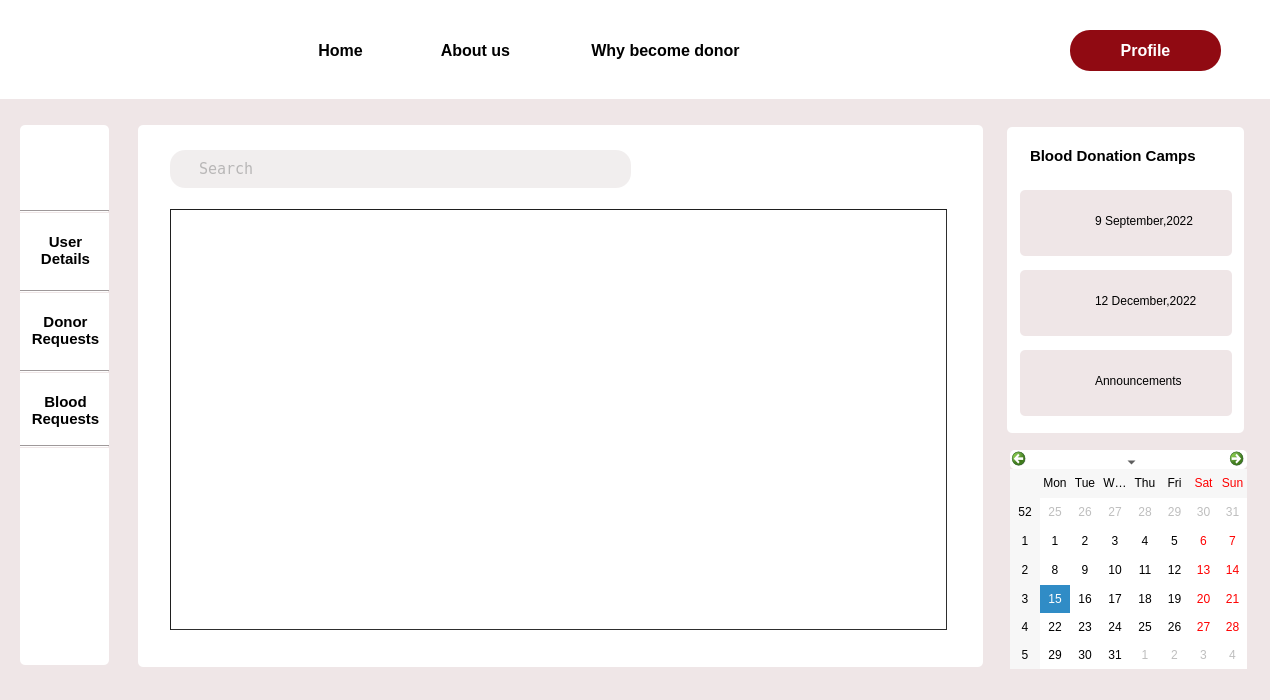
<?xml version="1.0" encoding="UTF-8"?>
<ui version="4.0">
 <class>user_details</class>
 <widget class="QDialog" name="user_details">
  <property name="geometry">
   <rect>
    <x>0</x>
    <y>0</y>
    <width>1270</width>
    <height>700</height>
   </rect>
  </property>
  <property name="windowTitle">
   <string>Dialog</string>
  </property>
  <property name="styleSheet">
   <string notr="true">background-color:#EFE6E7</string>
  </property>
  <widget class="Line" name="line_2">
   <property name="geometry">
    <rect>
     <x>20</x>
     <y>290</y>
     <width>89</width>
     <height>3</height>
    </rect>
   </property>
   <property name="orientation">
    <enum>Qt::Horizontal</enum>
   </property>
  </widget>
  <widget class="QPushButton" name="home">
   <property name="geometry">
    <rect>
     <x>290</x>
     <y>30</y>
     <width>101</width>
     <height>41</height>
    </rect>
   </property>
   <property name="font">
    <font>
     <pointsize>12</pointsize>
     <bold>true</bold>
    </font>
   </property>
   <property name="cursor">
    <cursorShape>PointingHandCursor</cursorShape>
   </property>
   <property name="styleSheet">
    <string notr="true">#home
{
 background-color:rgb(255, 255, 255);
border-radius:0.5px;
}


#home::hover{border-bottom :3px solid rgb(144, 10, 18);
color: rgb(144, 10, 18);}</string>
   </property>
   <property name="text">
    <string>Home</string>
   </property>
  </widget>
  <widget class="Line" name="line_4">
   <property name="geometry">
    <rect>
     <x>20</x>
     <y>445</y>
     <width>89</width>
     <height>3</height>
    </rect>
   </property>
   <property name="orientation">
    <enum>Qt::Horizontal</enum>
   </property>
  </widget>
  <widget class="QLabel" name="label_32">
   <property name="geometry">
    <rect>
     <x>1095</x>
     <y>360</y>
     <width>131</width>
     <height>41</height>
    </rect>
   </property>
   <property name="cursor">
    <cursorShape>PointingHandCursor</cursorShape>
   </property>
   <property name="styleSheet">
    <string notr="true">label_32::hover{
	color: rgb(144, 10, 18);}</string>
   </property>
   <property name="text">
    <string>Announcements</string>
   </property>
  </widget>
  <widget class="QLabel" name="label_29">
   <property name="geometry">
    <rect>
     <x>1030</x>
     <y>360</y>
     <width>51</width>
     <height>41</height>
    </rect>
   </property>
   <property name="cursor">
    <cursorShape>PointingHandCursor</cursorShape>
   </property>
   <property name="styleSheet">
    <string notr="true">border-image: url(:/img/Images/announcement.png);</string>
   </property>
   <property name="text">
    <string/>
   </property>
  </widget>
  <widget class="QCalendarWidget" name="calendarWidget">
   <property name="geometry">
    <rect>
     <x>1010</x>
     <y>450</y>
     <width>237</width>
     <height>219</height>
    </rect>
   </property>
   <property name="cursor">
    <cursorShape>PointingHandCursor</cursorShape>
   </property>
   <property name="styleSheet">
    <string notr="true">background-color: rgb(255, 255, 255);
border-radius:5px;</string>
   </property>
  </widget>
  <widget class="QLabel" name="label_31">
   <property name="geometry">
    <rect>
     <x>1095</x>
     <y>280</y>
     <width>131</width>
     <height>41</height>
    </rect>
   </property>
   <property name="cursor">
    <cursorShape>PointingHandCursor</cursorShape>
   </property>
   <property name="styleSheet">
    <string notr="true">label_31::hover{
	color: rgb(144, 10, 18);}
</string>
   </property>
   <property name="text">
    <string>12 December,2022</string>
   </property>
  </widget>
  <widget class="QLabel" name="label_28">
   <property name="geometry">
    <rect>
     <x>1030</x>
     <y>280</y>
     <width>52</width>
     <height>52</height>
    </rect>
   </property>
   <property name="cursor">
    <cursorShape>PointingHandCursor</cursorShape>
   </property>
   <property name="styleSheet">
    <string notr="true">background-image: url(:/img/Images/blood.png);</string>
   </property>
   <property name="text">
    <string/>
   </property>
  </widget>
  <widget class="Line" name="line">
   <property name="geometry">
    <rect>
     <x>20</x>
     <y>210</y>
     <width>89</width>
     <height>3</height>
    </rect>
   </property>
   <property name="orientation">
    <enum>Qt::Horizontal</enum>
   </property>
  </widget>
  <widget class="QLabel" name="label_25">
   <property name="geometry">
    <rect>
     <x>1020</x>
     <y>350</y>
     <width>212</width>
     <height>66</height>
    </rect>
   </property>
   <property name="cursor">
    <cursorShape>PointingHandCursor</cursorShape>
   </property>
   <property name="styleSheet">
    <string notr="true">border-radius:5px;</string>
   </property>
   <property name="text">
    <string/>
   </property>
  </widget>
  <widget class="QLabel" name="label_2">
   <property name="geometry">
    <rect>
     <x>20</x>
     <y>125</y>
     <width>89</width>
     <height>540</height>
    </rect>
   </property>
   <property name="styleSheet">
    <string notr="true">background-color: rgb(255, 255, 255);
border-radius:5px;</string>
   </property>
   <property name="text">
    <string/>
   </property>
  </widget>
  <widget class="QLabel" name="label_7">
   <property name="geometry">
    <rect>
     <x>20</x>
     <y>0</y>
     <width>81</width>
     <height>91</height>
    </rect>
   </property>
   <property name="styleSheet">
    <string notr="true">background-color:rgb(255, 255, 255);
border-image: url(:/img/Images/logo1.png);</string>
   </property>
   <property name="text">
    <string/>
   </property>
  </widget>
  <widget class="QPushButton" name="about">
   <property name="geometry">
    <rect>
     <x>420</x>
     <y>30</y>
     <width>111</width>
     <height>41</height>
    </rect>
   </property>
   <property name="font">
    <font>
     <pointsize>12</pointsize>
     <bold>true</bold>
    </font>
   </property>
   <property name="styleSheet">
    <string notr="true">#about

{
 background-color:rgb(255, 255, 255);
border-radius:0.5px;
}


#about::hover{border-bottom :3px solid rgb(144, 10, 18);
color: rgb(144, 10, 18);}</string>
   </property>
   <property name="text">
    <string>About us</string>
   </property>
  </widget>
  <widget class="QLabel" name="label_4">
   <property name="geometry">
    <rect>
     <x>1007</x>
     <y>127</y>
     <width>237</width>
     <height>306</height>
    </rect>
   </property>
   <property name="styleSheet">
    <string notr="true">background-color: rgb(255, 255, 255);
border-radius:5px;</string>
   </property>
   <property name="text">
    <string/>
   </property>
  </widget>
  <widget class="QLabel" name="label_5">
   <property name="geometry">
    <rect>
     <x>35</x>
     <y>140</y>
     <width>63</width>
     <height>61</height>
    </rect>
   </property>
   <property name="cursor">
    <cursorShape>PointingHandCursor</cursorShape>
   </property>
   <property name="styleSheet">
    <string notr="true">background-color: rgb(255, 255, 255);
border-image: url(:/img/Images/Profile.png);</string>
   </property>
   <property name="text">
    <string/>
   </property>
  </widget>
  <widget class="Line" name="line_3">
   <property name="geometry">
    <rect>
     <x>20</x>
     <y>370</y>
     <width>89</width>
     <height>3</height>
    </rect>
   </property>
   <property name="orientation">
    <enum>Qt::Horizontal</enum>
   </property>
  </widget>
  <widget class="QLabel" name="label_27">
   <property name="geometry">
    <rect>
     <x>1030</x>
     <y>200</y>
     <width>52</width>
     <height>52</height>
    </rect>
   </property>
   <property name="cursor">
    <cursorShape>PointingHandCursor</cursorShape>
   </property>
   <property name="styleSheet">
    <string notr="true">background-image: url(:/img/Images/blood.png);</string>
   </property>
   <property name="text">
    <string/>
   </property>
  </widget>
  <widget class="QLabel" name="label_23">
   <property name="geometry">
    <rect>
     <x>1030</x>
     <y>140</y>
     <width>201</width>
     <height>31</height>
    </rect>
   </property>
   <property name="font">
    <font>
     <pointsize>11</pointsize>
     <bold>true</bold>
    </font>
   </property>
   <property name="styleSheet">
    <string notr="true">background-color: rgb(255, 255, 255);</string>
   </property>
   <property name="text">
    <string>Blood Donation Camps</string>
   </property>
  </widget>
  <widget class="QLabel" name="label">
   <property name="geometry">
    <rect>
     <x>0</x>
     <y>0</y>
     <width>1280</width>
     <height>99</height>
    </rect>
   </property>
   <property name="styleSheet">
    <string notr="true">background-color: rgb(255, 255, 255);</string>
   </property>
   <property name="text">
    <string/>
   </property>
  </widget>
  <widget class="QLabel" name="label_30">
   <property name="geometry">
    <rect>
     <x>1095</x>
     <y>200</y>
     <width>131</width>
     <height>41</height>
    </rect>
   </property>
   <property name="cursor">
    <cursorShape>PointingHandCursor</cursorShape>
   </property>
   <property name="styleSheet">
    <string notr="true">label_30::hover{}
color: rgb(144, 10, 18);</string>
   </property>
   <property name="text">
    <string>9 September,2022</string>
   </property>
  </widget>
  <widget class="QLabel" name="label_3">
   <property name="geometry">
    <rect>
     <x>138</x>
     <y>125</y>
     <width>845</width>
     <height>542</height>
    </rect>
   </property>
   <property name="styleSheet">
    <string notr="true">background-color: rgb(255, 255, 255);
border-radius:5px;</string>
   </property>
   <property name="text">
    <string/>
   </property>
  </widget>
  <widget class="QPushButton" name="my_details_2">
   <property name="geometry">
    <rect>
     <x>25</x>
     <y>300</y>
     <width>81</width>
     <height>61</height>
    </rect>
   </property>
   <property name="font">
    <font>
     <pointsize>11</pointsize>
     <bold>true</bold>
    </font>
   </property>
   <property name="cursor">
    <cursorShape>PointingHandCursor</cursorShape>
   </property>
   <property name="styleSheet">
    <string notr="true">*{
 background-color:rgb(255, 255, 255);
border-radius:5px;}

#my_details_2::hover{
border-botton:3px solid rgb(144, 10, 18);
color: rgb(144, 10, 18);}
</string>
   </property>
   <property name="text">
    <string>Donor
Requests</string>
   </property>
  </widget>
  <widget class="QPushButton" name="login">
   <property name="geometry">
    <rect>
     <x>1070</x>
     <y>30</y>
     <width>151</width>
     <height>41</height>
    </rect>
   </property>
   <property name="font">
    <font>
     <pointsize>12</pointsize>
     <bold>true</bold>
    </font>
   </property>
   <property name="cursor">
    <cursorShape>PointingHandCursor</cursorShape>
   </property>
   <property name="styleSheet">
    <string notr="true">#login
{
 background-color:rgb(144, 10, 18);
border-radius:20px;
	color: rgb(255, 255, 255);
}

#login::hover
{
background-color:white;
	color: rgb(144, 10, 18);
}</string>
   </property>
   <property name="text">
    <string>Profile</string>
   </property>
  </widget>
  <widget class="QPushButton" name="why">
   <property name="geometry">
    <rect>
     <x>550</x>
     <y>30</y>
     <width>231</width>
     <height>41</height>
    </rect>
   </property>
   <property name="font">
    <font>
     <pointsize>12</pointsize>
     <bold>true</bold>
    </font>
   </property>
   <property name="cursor">
    <cursorShape>PointingHandCursor</cursorShape>
   </property>
   <property name="styleSheet">
    <string notr="true">#why

{
 background-color:rgb(255, 255, 255);
border-radius:0.5px;
}

#why::hover{border-bottom :3px solid rgb(144, 10, 18);
color: rgb(144, 10, 18);}</string>
   </property>
   <property name="text">
    <string>Why become donor</string>
   </property>
  </widget>
  <widget class="QLabel" name="label_24">
   <property name="geometry">
    <rect>
     <x>1020</x>
     <y>190</y>
     <width>212</width>
     <height>66</height>
    </rect>
   </property>
   <property name="cursor">
    <cursorShape>PointingHandCursor</cursorShape>
   </property>
   <property name="styleSheet">
    <string notr="true">border-radius:5px;</string>
   </property>
   <property name="text">
    <string/>
   </property>
  </widget>
  <widget class="QPushButton" name="my_details_3">
   <property name="geometry">
    <rect>
     <x>25</x>
     <y>380</y>
     <width>81</width>
     <height>61</height>
    </rect>
   </property>
   <property name="font">
    <font>
     <pointsize>11</pointsize>
     <bold>true</bold>
    </font>
   </property>
   <property name="cursor">
    <cursorShape>PointingHandCursor</cursorShape>
   </property>
   <property name="styleSheet">
    <string notr="true">*{
 background-color:rgb(255, 255, 255);
border-radius:5px;}

#my_details_3::hover{
border-botton:3px solid rgb(144, 10, 18);
color: rgb(144, 10, 18);}
</string>
   </property>
   <property name="text">
    <string>Blood
Requests</string>
   </property>
  </widget>
  <widget class="QPushButton" name="my_details">
   <property name="geometry">
    <rect>
     <x>25</x>
     <y>220</y>
     <width>81</width>
     <height>61</height>
    </rect>
   </property>
   <property name="font">
    <font>
     <pointsize>11</pointsize>
     <bold>true</bold>
    </font>
   </property>
   <property name="cursor">
    <cursorShape>PointingHandCursor</cursorShape>
   </property>
   <property name="styleSheet">
    <string notr="true">#my_details

{
 background-color:rgb(255, 255, 255);
border-radius:5px;
}


#my_details::hover{
border-botton:3px solid rgb(144, 10, 18);
color: rgb(144, 10, 18);}</string>
   </property>
   <property name="text">
    <string>User
Details</string>
   </property>
  </widget>
  <widget class="QLabel" name="label_26">
   <property name="geometry">
    <rect>
     <x>1020</x>
     <y>270</y>
     <width>212</width>
     <height>66</height>
    </rect>
   </property>
   <property name="cursor">
    <cursorShape>PointingHandCursor</cursorShape>
   </property>
   <property name="styleSheet">
    <string notr="true">border-radius:5px;</string>
   </property>
   <property name="text">
    <string/>
   </property>
  </widget>
  <widget class="QTableView" name="tableView">
   <property name="geometry">
    <rect>
     <x>170</x>
     <y>209</y>
     <width>777</width>
     <height>421</height>
    </rect>
   </property>
   <property name="styleSheet">
    <string notr="true">border-color: rgb(31, 31, 31);
background-color: rgb(255, 255, 255);
border-width : 1.2px;
border-style:inset;
</string>
   </property>
   <attribute name="verticalHeaderVisible">
    <bool>false</bool>
   </attribute>
   <attribute name="verticalHeaderHighlightSections">
    <bool>false</bool>
   </attribute>
  </widget>
  <widget class="QLineEdit" name="search">
   <property name="geometry">
    <rect>
     <x>170</x>
     <y>150</y>
     <width>461</width>
     <height>38</height>
    </rect>
   </property>
   <property name="font">
    <font>
     <family>Andale Mono</family>
     <pointsize>11</pointsize>
    </font>
   </property>
   <property name="cursor">
    <cursorShape>IBeamCursor</cursorShape>
   </property>
   <property name="styleSheet">
    <string notr="true">background-color: #F1EEEE;;
color:grey;
border-radius:15px;
font-family:Andale Mono;</string>
   </property>
   <property name="text">
    <string/>
   </property>
   <property name="placeholderText">
    <string>   Search</string>
   </property>
  </widget>
  <zorder>label_4</zorder>
  <zorder>label_2</zorder>
  <zorder>label</zorder>
  <zorder>line_2</zorder>
  <zorder>home</zorder>
  <zorder>line_4</zorder>
  <zorder>calendarWidget</zorder>
  <zorder>line</zorder>
  <zorder>label_25</zorder>
  <zorder>label_7</zorder>
  <zorder>about</zorder>
  <zorder>label_5</zorder>
  <zorder>line_3</zorder>
  <zorder>label_23</zorder>
  <zorder>label_3</zorder>
  <zorder>my_details_2</zorder>
  <zorder>login</zorder>
  <zorder>why</zorder>
  <zorder>label_24</zorder>
  <zorder>my_details_3</zorder>
  <zorder>my_details</zorder>
  <zorder>label_26</zorder>
  <zorder>label_27</zorder>
  <zorder>label_30</zorder>
  <zorder>label_28</zorder>
  <zorder>label_31</zorder>
  <zorder>label_29</zorder>
  <zorder>label_32</zorder>
  <zorder>tableView</zorder>
  <zorder>search</zorder>
 </widget>
 <resources/>
 <connections/>
</ui>
